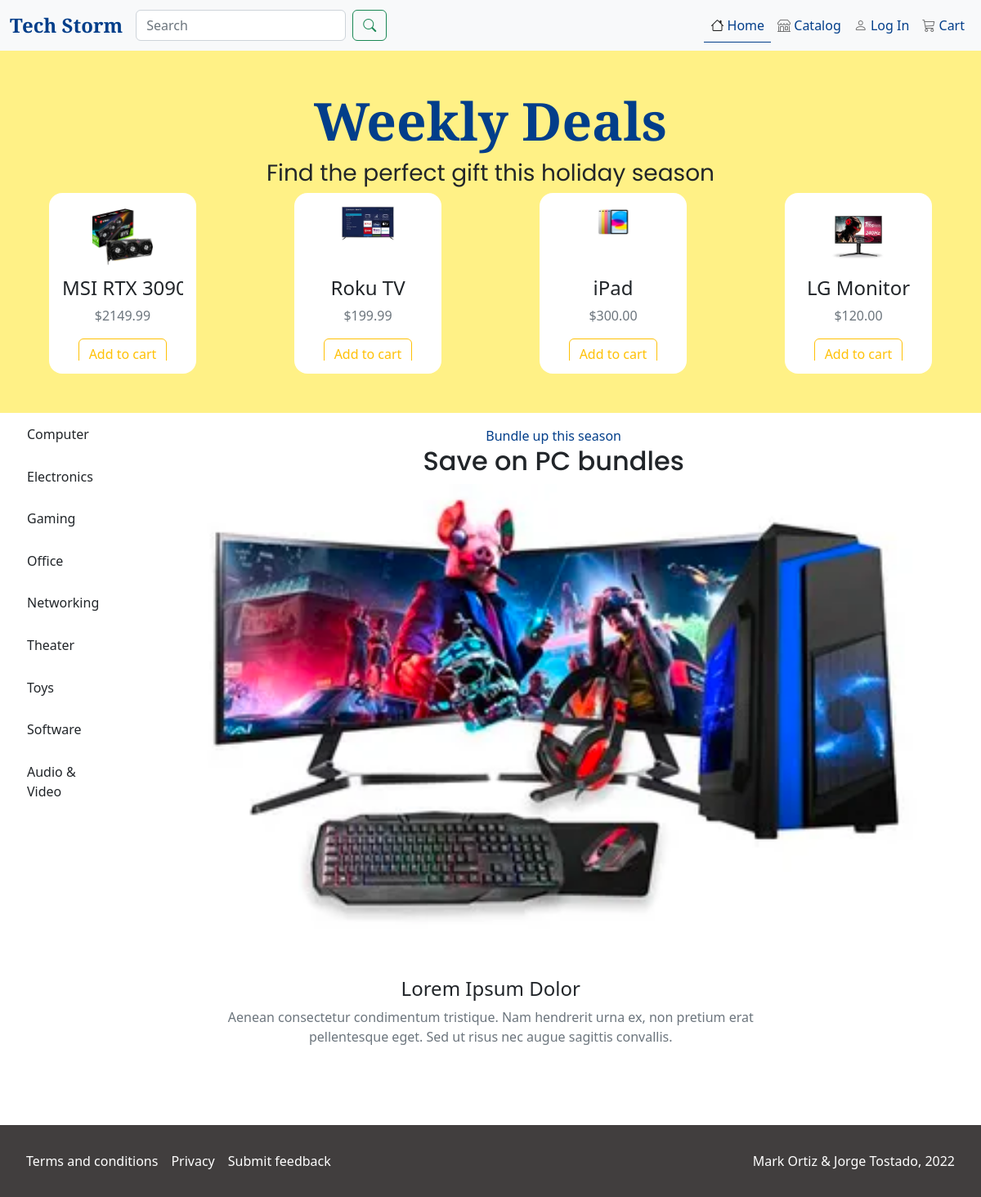
The page / on the database its author committed.
### orders/models.py (models this page shows, shortened)
class Product(models.Model):
    CATEGORY = [
        ('COMPUTER', 'Computer'),
        ('ELECTRONICS', 'Electronics'),
        ('GAMING', 'Gaming'),
        ('OFFICE', 'Office'),
        ('NETWORKING', 'Networking'),
        ('THEATER', 'Theater'),
        ('TOYS', 'Toys'),
        ('SOFTWARE', 'Software'),
        ('AUDIO_VIDEO', 'Audio & Video'),
    ]
    product_name = models.CharField(max_length=128)
    description = models.TextField()
    image = models.ImageField(upload_to='products/')
    price = models.DecimalField(decimal_places=2, max_digits=10, validators=[validate_price])
    category = models.CharField(choices=CATEGORY, max_length=80)
    created_on = models.DateTimeField(auto_now_add=True)

### pages/views.py (the view)
# urls.py: path('', IndexPageView.as_view(), name='index'),
class IndexPageView(TemplateView):
    template_name: str='index.html'
    def get_context_data(self, **kwargs):
        context = super().get_context_data(**kwargs)
        context['latest_products'] = Product.objects.all()[:4]
        return context

### templates/index.html (shortened to what this page needs)
{% extends 'base.html' %}
{% load static %}
{% block home %}active{% endblock home %}
{% block content %}
<div class="weekly-deals-container py-5">
    <div class="main-text text-center">
        <h1>Weekly Deals</h1>
        <h3>Find the perfect gift this holiday season</h3>
    </div>
    <div class="product-display">
        {% for product in latest_products %}
            <div class="product rounded-4 p-3">
                <div class="product-header">
                    <div class="product-img">
                        <img src="{{ product.image.url }}" alt="placeholder">
                    </div>
                </div>
                <div class="product-text text-truncate">
                    <h4><a href="{% url 'product_detail' product.id %}" class="text-reset text-decoration-none product-link">{{ product.product_name }}</a></h4>
                    <p class="text-muted text-truncate">${{ product.price }}</p>
                    <button data-product="{{ product.id }}" data-action="add" data-user="{{ request.user }}" class="btn btn-outline-warning add-btn update-cart">Add to cart</button>
                </div>
            </div>
        {% endfor %}
    </div>
</div>
<div class="body-container">
    <div class="navside">
        <a href="{% url 'catalog' %}?category=computer" class="btn nav-btn">Computer</a>
        <a href="{% url 'catalog' %}?category=electronics" class="btn nav-btn">Electronics</a>
        <a href="{% url 'catalog' %}?category=gaming" class="btn nav-btn">Gaming</a>
        <a href="{% url 'catalog' %}?category=office" class="btn nav-btn">Office</a>
        <a href="{% url 'catalog' %}?category=networking" class="btn nav-btn">Networking</a>
        <a href="{% url 'catalog' %}?category=theater" class="btn nav-btn">Theater</a>
        <a href="{% url 'catalog' %}?category=toys" class="btn nav-btn">Toys</a>
        <a href="{% url 'catalog' %}?category=software" class="btn nav-btn">Software</a>
        <a href="{% url 'catalog' %}?category=audio & video" class="btn nav-btn">Audio & Video</a>
    </div>
    <div class="promo-container mt-3">
        <div class="promo">
            <div class="promo-text">
                <p>Bundle up this season</p>
                <h2>Save on PC bundles</h2>
            </div>
            <img src="{% static 'img/gaming-promo.png' %}" alt="pc-promo">
        </div>
        <div class="articles">
            <h4>Lorem Ipsum Dolor</h4>
            <p class="text-muted">Aenean consectetur condimentum tristique. Nam hendrerit urna ex, non pretium erat pellentesque eget. Sed ut risus nec augue sagittis convallis.</p>
        </div>
    </div>
</div>
{% endblock content %}

### static/css/style.css (style rules this page uses)
body { min-height: 100vh; }
div.weekly-deals-container { background-color: #ffe10079; }
div.main-text h1 { font-family: 'Playfair Display', serif; font-size: 4rem; font-weight: 700; color: #023E8A; }
div.main-text h3 { font-family: 'Poppins', serif; font-weight: 400; }
div.product-display { display: flex; flex-direction: row; align-items: stretch; justify-content: space-around; }
div.product { text-align: center; background-color: white; max-width: 15%; display: flex; flex-direction: column; }
div.product img { max-width: 50%; }
div.body-container { display: flex; flex-direction: row; }
div.navside { display: flex; flex-direction: column; }
a.nav-btn { text-align: start; border-radius: 0; padding: 0.8em 2em; }
div.promo-container { text-align: center; }
div.promo-container p { color: #023E8A; margin: 0; font-size: 500; }
div.promo-container h2 { font-family: 'Poppins', serif; }
div.promo-container img { display: block; width: 90%; height: auto; margin-left: auto; margin-right: auto; }
div.articles { width: 70%; margin: 3em 5em; }
div.product-header { height: 50%; }

### rows shown on the page
Product: image (picture), product_name "MSI RTX 30…", price "2149.99"
Product: image (picture), product_name "Roku TV", price "199.99"
Product: image (picture), product_name "iPad", price "300.00"
Product: image (picture), product_name "LG Monitor", price "120.00"
